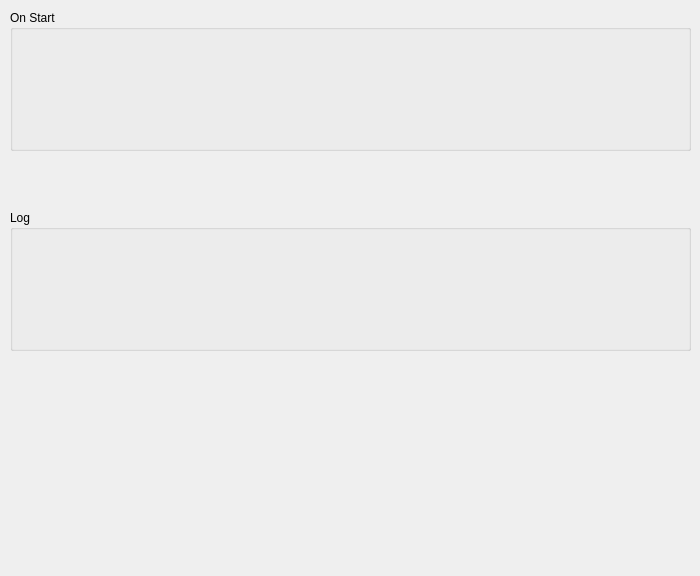
<?xml version="1.0" encoding="UTF-8"?>
<ui version="4.0">
 <class>Frame</class>
 <widget class="QFrame" name="Frame">
  <property name="geometry">
   <rect>
    <x>0</x>
    <y>0</y>
    <width>700</width>
    <height>576</height>
   </rect>
  </property>
  <property name="windowTitle">
   <string>Frame</string>
  </property>
  <widget class="QGroupBox" name="groupBox">
   <property name="geometry">
    <rect>
     <x>10</x>
     <y>10</y>
     <width>681</width>
     <height>141</height>
    </rect>
   </property>
   <property name="title">
    <string>On Start</string>
   </property>
  </widget>
  <widget class="QGroupBox" name="groupBox_2">
   <property name="geometry">
    <rect>
     <x>10</x>
     <y>210</y>
     <width>681</width>
     <height>141</height>
    </rect>
   </property>
   <property name="title">
    <string>Log</string>
   </property>
   <property name="checkable">
    <bool>false</bool>
   </property>
  </widget>
 </widget>
 <resources/>
 <connections/>
</ui>
